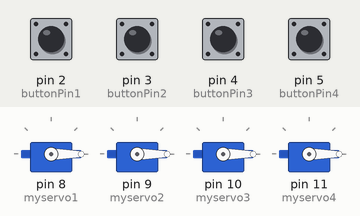
The sketch below on a simulated Arduino Uno, built with avr-gcc and run on an emulated ATmega328P. Shown: 4 × servo. Inputs (shaded band) come from the test bench; at power-on: pin 2 (buttonPin1), pin 3 (buttonPin2), pin 4 (buttonPin3), pin 5 (buttonPin4) LOW. What the sketch prints to the serial monitor is not drawn.

Above: at 1.2 s.
1.3 s: pin 2 (buttonPin1) pulled HIGH for 0.15 s
At 1.37 s:
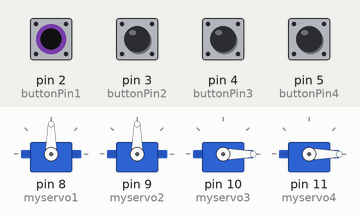
2.9 s: pin 3 (buttonPin2) pulled HIGH for 0.15 s
At 2.97 s:
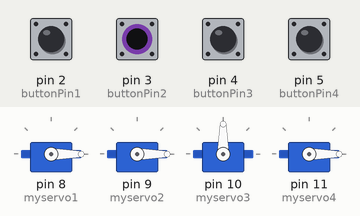
4.5 s: pin 3 (buttonPin2) pulled HIGH for 3.2 s
At 8.9 s:
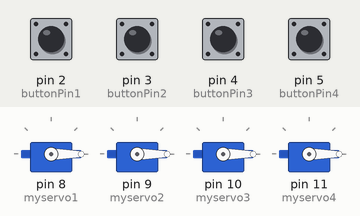
9.2 s: pin 4 (buttonPin3) pulled HIGH for 0.15 s
At 10.1 s:
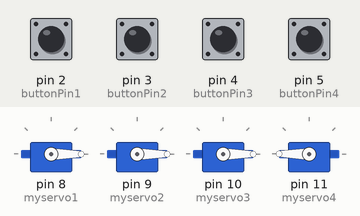
10.8 s: pin 2 (buttonPin1) pulled HIGH for 1 s
At 11.5 s:
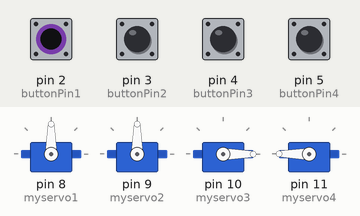
13.3 s: pin 3 (buttonPin2) pulled HIGH for 1 s
At 14.1 s:
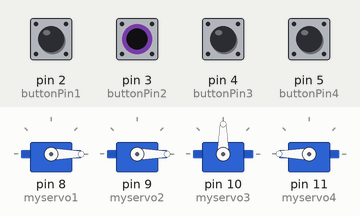
Timing chart, 0 to 16.3 s (numbered marks = the images above; inputs shaded):
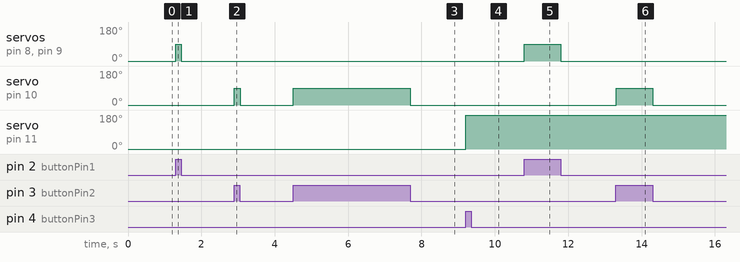

Measured:
- after the input at 1.3 s, servo on pin 8 (myservo1), servo on pin 9 (myservo2): 0° → 90° at once, → 0° 0.15 s later
- after the input at 2.9 s, servo on pin 10 (myservo3): 0° → 90° at once, → 0° 0.15 s later
- after the input at 4.5 s, servo on pin 10 (myservo3): 0° → 90° at once, → 0° 3.2 s later
- after the input at 9.2 s, servo on pin 11 (myservo4): 0° → 180° at once
- after the input at 10.8 s, servo on pin 8 (myservo1), servo on pin 9 (myservo2): 0° → 90° at once, → 0° 1.0 s later
- after the input at 13.3 s, servo on pin 10 (myservo3): 0° → 90° at once, → 0° 1.0 s later

The sketch:

servo.ino
```cpp
#include <Servo.h>

//Using 4 servos with 4 buttons
Servo myservo1;
Servo myservo2;
Servo myservo3;
Servo myservo4;

const int buttonPin1 = 2;
const int buttonPin2 = 3;
const int buttonPin3 = 4;
const int buttonPin4 = 5;

//Set boolean values to create an order of interaction
boolean done1 = false;
boolean done2 = false;
boolean done3 = false;

void setup() {

  Serial.begin(9600);

  myservo1.attach(8);
  myservo2.attach(9);
  myservo3.attach(10);
  myservo4.attach(11);

  pinMode(buttonPin1, INPUT);
  pinMode(buttonPin2, INPUT);
  pinMode(buttonPin3, INPUT);
  pinMode(buttonPin4, INPUT);

  //Setup servo angles to prevent other servos from rotating.
  myservo1.write(0);
  myservo2.write(0);
  myservo3.write(0);
  myservo4.write(0);
}

void loop() {

  //move two servos to move Mufasa's position
  if (digitalRead(buttonPin1) == HIGH) {
    myservo1.write(90);
    myservo2.write(90);
    done1 = true;
  } else {
    myservo1.write(0);
    myservo2.write(0);
  }

  //after first interaction, drop down Simba
  if (done1 == true) {
    if (digitalRead(buttonPin2) == HIGH) {
      myservo3.write(90);
      done2 = true;
    } else {
      myservo3.write(0);
    }
  }

  /*
  after second interaction, move rotating platform on the cliff
  if Simba initially placed on button, reveal platform
  if Simba and Scar are both placed, rotate platform again to drop down Mufasa
  */
  if (done2 == true) {
    Serial.print(digitalRead(buttonPin3));
    Serial.println(digitalRead(buttonPin4));
    if (digitalRead(buttonPin3) == HIGH && digitalRead(buttonPin4) == LOW) {
      myservo4.write(180);
    }else if (digitalRead(buttonPin3) == HIGH && digitalRead(buttonPin4) == HIGH){
      myservo4.write(0);
    }
  }

}
```
